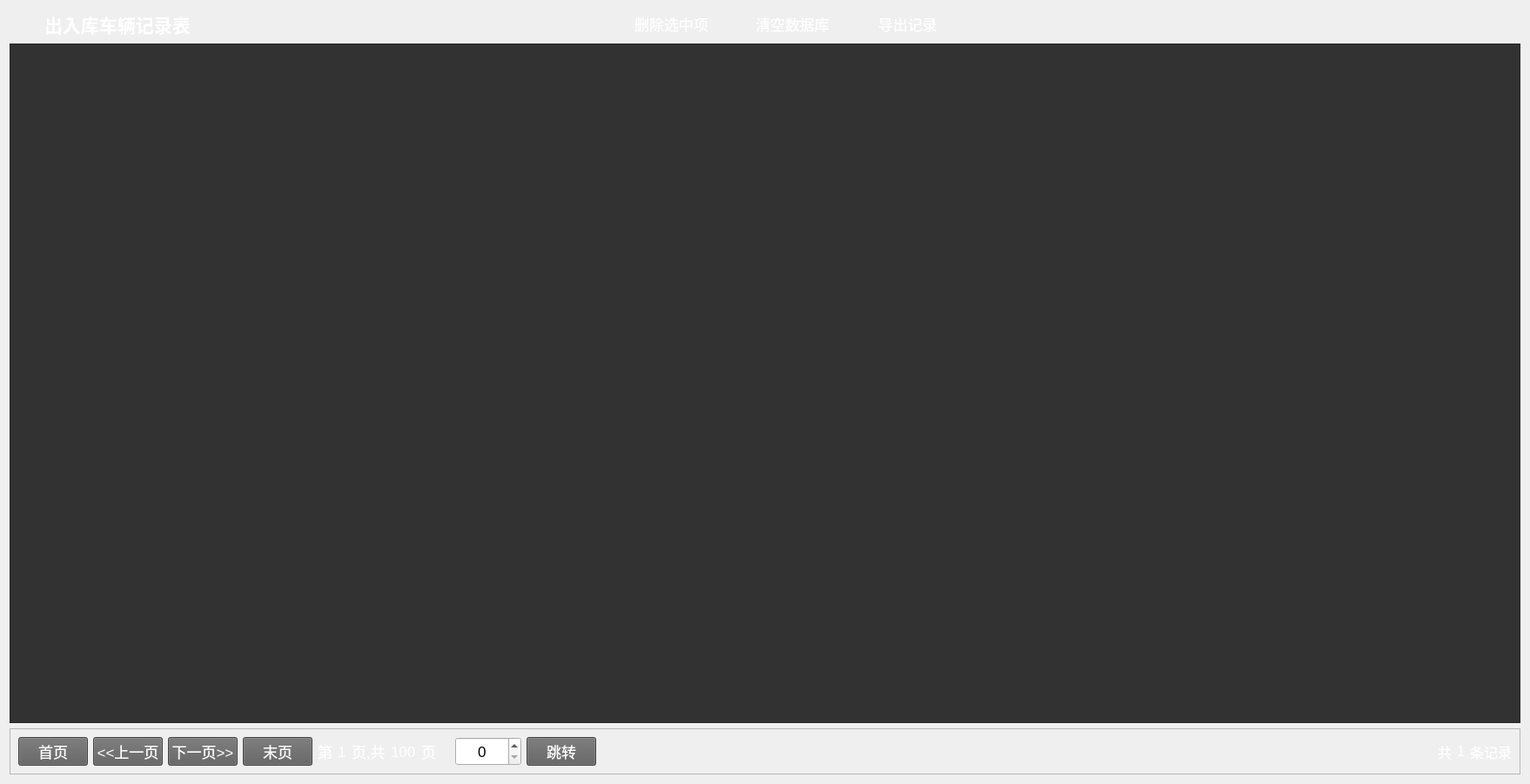
<?xml version="1.0" encoding="UTF-8"?>
<ui version="4.0">
 <class>ZRecord</class>
 <widget name="ZRecord" class="QWidget">
  <property name="geometry">
   <rect>
    <x>0</x>
    <y>0</y>
    <width>1758</width>
    <height>901</height>
   </rect>
  </property>
  <property name="windowTitle">
   <string>Form</string>
  </property>
  <property name="styleSheet">
   <string notr="true"/>
  </property>
  <layout class="QVBoxLayout" name="verticalLayout">
   <item>
    <layout class="QHBoxLayout" name="horizontalLayout_4">
     <item>
      <spacer name="horizontalSpacer_4">
       <property name="orientation">
        <enum>Qt::Horizontal</enum>
       </property>
       <property name="sizeType">
        <enum>QSizePolicy::Fixed</enum>
       </property>
       <property name="sizeHint" stdset="0">
        <size>
         <width>40</width>
         <height>20</height>
        </size>
       </property>
      </spacer>
     </item>
     <item>
      <widget class="QLabel" name="label">
       <property name="font">
        <font>
         <pointsize>16</pointsize>
         <weight>75</weight>
         <bold>true</bold>
        </font>
       </property>
       <property name="styleSheet">
        <string notr="true">color: rgb(255, 255, 255);</string>
       </property>
       <property name="text">
        <string>出入库车辆记录表</string>
       </property>
      </widget>
     </item>
     <item>
      <spacer name="horizontalSpacer_2">
       <property name="orientation">
        <enum>Qt::Horizontal</enum>
       </property>
       <property name="sizeType">
        <enum>QSizePolicy::Fixed</enum>
       </property>
       <property name="sizeHint" stdset="0">
        <size>
         <width>500</width>
         <height>20</height>
        </size>
       </property>
      </spacer>
     </item>
     <item>
      <widget class="QPushButton" name="btnDelete">
       <property name="font">
        <font>
         <pointsize>13</pointsize>
        </font>
       </property>
       <property name="toolTip">
        <string>删除</string>
       </property>
       <property name="styleSheet">
        <string notr="true">color: rgb(255, 255, 255);</string>
       </property>
       <property name="text">
        <string>删除选中项</string>
       </property>
       <property name="icon">
        <iconset resource="../pic.qrc">
         <normaloff>:/pic/delete.png</normaloff>:/pic/delete.png</iconset>
       </property>
       <property name="iconSize">
        <size>
         <width>40</width>
         <height>40</height>
        </size>
       </property>
       <property name="autoDefault">
        <bool>true</bool>
       </property>
       <property name="default">
        <bool>true</bool>
       </property>
       <property name="flat">
        <bool>true</bool>
       </property>
      </widget>
     </item>
     <item>
      <spacer name="horizontalSpacer_5">
       <property name="orientation">
        <enum>Qt::Horizontal</enum>
       </property>
       <property name="sizeType">
        <enum>QSizePolicy::Fixed</enum>
       </property>
       <property name="sizeHint" stdset="0">
        <size>
         <width>40</width>
         <height>20</height>
        </size>
       </property>
      </spacer>
     </item>
     <item>
      <widget class="QPushButton" name="btnClear">
       <property name="font">
        <font>
         <pointsize>13</pointsize>
        </font>
       </property>
       <property name="toolTip">
        <string>删除</string>
       </property>
       <property name="styleSheet">
        <string notr="true">color: rgb(255, 255, 255);</string>
       </property>
       <property name="text">
        <string>清空数据库</string>
       </property>
       <property name="icon">
        <iconset resource="../pic.qrc">
         <normaloff>:/pic/clear.png</normaloff>:/pic/clear.png</iconset>
       </property>
       <property name="iconSize">
        <size>
         <width>40</width>
         <height>40</height>
        </size>
       </property>
       <property name="autoDefault">
        <bool>true</bool>
       </property>
       <property name="default">
        <bool>true</bool>
       </property>
       <property name="flat">
        <bool>true</bool>
       </property>
      </widget>
     </item>
     <item>
      <spacer name="horizontalSpacer_6">
       <property name="orientation">
        <enum>Qt::Horizontal</enum>
       </property>
       <property name="sizeType">
        <enum>QSizePolicy::Fixed</enum>
       </property>
       <property name="sizeHint" stdset="0">
        <size>
         <width>40</width>
         <height>20</height>
        </size>
       </property>
      </spacer>
     </item>
     <item>
      <widget class="QPushButton" name="btnExport">
       <property name="font">
        <font>
         <pointsize>13</pointsize>
        </font>
       </property>
       <property name="toolTip">
        <string>删除</string>
       </property>
       <property name="styleSheet">
        <string notr="true">color: rgb(255, 255, 255);</string>
       </property>
       <property name="text">
        <string>导出记录</string>
       </property>
       <property name="icon">
        <iconset resource="../pic.qrc">
         <normaloff>:/pic/export.png</normaloff>:/pic/export.png</iconset>
       </property>
       <property name="iconSize">
        <size>
         <width>40</width>
         <height>40</height>
        </size>
       </property>
       <property name="autoDefault">
        <bool>true</bool>
       </property>
       <property name="default">
        <bool>true</bool>
       </property>
       <property name="flat">
        <bool>true</bool>
       </property>
      </widget>
     </item>
     <item>
      <spacer name="horizontalSpacer">
       <property name="orientation">
        <enum>Qt::Horizontal</enum>
       </property>
       <property name="sizeHint" stdset="0">
        <size>
         <width>40</width>
         <height>20</height>
        </size>
       </property>
      </spacer>
     </item>
    </layout>
   </item>
   <item>
    <widget class="QTableView" name="tableView">
     <property name="font">
      <font>
       <pointsize>13</pointsize>
      </font>
     </property>
     <property name="styleSheet">
      <string notr="true">background-color: rgb(50, 50, 50);</string>
     </property>
    </widget>
   </item>
   <item>
    <widget class="QFrame" name="frame">
     <property name="styleSheet">
      <string notr="true">QPushButton{
background-color: rgb(94, 94, 94);
color: rgb(255, 255, 255);
}
QLabel{
color: rgb(255, 255, 255);
}</string>
     </property>
     <property name="frameShape">
      <enum>QFrame::StyledPanel</enum>
     </property>
     <property name="frameShadow">
      <enum>QFrame::Raised</enum>
     </property>
     <layout class="QHBoxLayout" name="horizontalLayout_5">
      <item>
       <layout class="QHBoxLayout" name="horizontalLayout">
        <item>
         <layout class="QHBoxLayout" name="horizontalLayout_2">
          <item>
           <widget class="QPushButton" name="pbtnFirstPage">
            <property name="font">
             <font>
              <pointsize>13</pointsize>
             </font>
            </property>
            <property name="text">
             <string>首页</string>
            </property>
            <property name="autoDefault">
             <bool>false</bool>
            </property>
            <property name="default">
             <bool>false</bool>
            </property>
            <property name="flat">
             <bool>false</bool>
            </property>
           </widget>
          </item>
          <item>
           <widget class="QPushButton" name="pbtnPreviousPage">
            <property name="font">
             <font>
              <pointsize>13</pointsize>
             </font>
            </property>
            <property name="text">
             <string>&lt;&lt;上一页</string>
            </property>
            <property name="autoDefault">
             <bool>false</bool>
            </property>
            <property name="default">
             <bool>false</bool>
            </property>
            <property name="flat">
             <bool>false</bool>
            </property>
           </widget>
          </item>
          <item>
           <widget class="QPushButton" name="pbtnNextPage">
            <property name="font">
             <font>
              <pointsize>13</pointsize>
             </font>
            </property>
            <property name="text">
             <string>下一页&gt;&gt;</string>
            </property>
            <property name="autoDefault">
             <bool>false</bool>
            </property>
            <property name="default">
             <bool>false</bool>
            </property>
            <property name="flat">
             <bool>false</bool>
            </property>
           </widget>
          </item>
          <item>
           <widget class="QPushButton" name="pbtnLastPage">
            <property name="font">
             <font>
              <pointsize>13</pointsize>
             </font>
            </property>
            <property name="text">
             <string>末页</string>
            </property>
            <property name="autoDefault">
             <bool>false</bool>
            </property>
            <property name="default">
             <bool>false</bool>
            </property>
            <property name="flat">
             <bool>false</bool>
            </property>
           </widget>
          </item>
          <item>
           <widget class="QLabel" name="label_5">
            <property name="font">
             <font>
              <pointsize>13</pointsize>
             </font>
            </property>
            <property name="text">
             <string>第</string>
            </property>
            <property name="alignment">
             <set>Qt::AlignRight|Qt::AlignTrailing|Qt::AlignVCenter</set>
            </property>
           </widget>
          </item>
          <item>
           <widget class="QLabel" name="label_CurrentPage">
            <property name="font">
             <font>
              <pointsize>13</pointsize>
             </font>
            </property>
            <property name="text">
             <string>1</string>
            </property>
           </widget>
          </item>
          <item>
           <widget class="QLabel" name="label_8">
            <property name="font">
             <font>
              <pointsize>13</pointsize>
             </font>
            </property>
            <property name="text">
             <string>页,共</string>
            </property>
           </widget>
          </item>
          <item>
           <widget class="QLabel" name="label_allPage">
            <property name="font">
             <font>
              <pointsize>13</pointsize>
             </font>
            </property>
            <property name="text">
             <string>100</string>
            </property>
           </widget>
          </item>
          <item>
           <widget class="QLabel" name="label_11">
            <property name="font">
             <font>
              <pointsize>13</pointsize>
             </font>
            </property>
            <property name="text">
             <string>页</string>
            </property>
           </widget>
          </item>
          <item>
           <widget class="QLabel" name="label_10">
            <property name="font">
             <font>
              <pointsize>13</pointsize>
             </font>
            </property>
            <property name="text">
             <string/>
            </property>
           </widget>
          </item>
          <item>
           <widget class="QSpinBox" name="spinBox_goToPage">
            <property name="sizePolicy">
             <sizepolicy hsizetype="Minimum" vsizetype="Minimum">
              <horstretch>0</horstretch>
              <verstretch>0</verstretch>
             </sizepolicy>
            </property>
            <property name="minimumSize">
             <size>
              <width>60</width>
              <height>30</height>
             </size>
            </property>
            <property name="maximumSize">
             <size>
              <width>200</width>
              <height>16777215</height>
             </size>
            </property>
            <property name="font">
             <font>
              <pointsize>13</pointsize>
             </font>
            </property>
            <property name="alignment">
             <set>Qt::AlignCenter</set>
            </property>
            <property name="maximum">
             <number>99999</number>
            </property>
           </widget>
          </item>
          <item>
           <widget class="QPushButton" name="pbtnGoto">
            <property name="font">
             <font>
              <pointsize>13</pointsize>
             </font>
            </property>
            <property name="text">
             <string>跳转</string>
            </property>
            <property name="autoDefault">
             <bool>false</bool>
            </property>
            <property name="default">
             <bool>false</bool>
            </property>
            <property name="flat">
             <bool>false</bool>
            </property>
           </widget>
          </item>
         </layout>
        </item>
        <item>
         <widget class="QLabel" name="label_warning">
          <property name="font">
           <font>
            <pointsize>13</pointsize>
           </font>
          </property>
          <property name="styleSheet">
           <string notr="true">color: rgb(255, 0, 0);</string>
          </property>
          <property name="text">
           <string>       </string>
          </property>
         </widget>
        </item>
        <item>
         <spacer name="horizontalSpacer_3">
          <property name="orientation">
           <enum>Qt::Horizontal</enum>
          </property>
          <property name="sizeHint" stdset="0">
           <size>
            <width>40</width>
            <height>20</height>
           </size>
          </property>
         </spacer>
        </item>
        <item>
         <layout class="QHBoxLayout" name="horizontalLayout_3">
          <item>
           <widget class="QLabel" name="label_4">
            <property name="font">
             <font>
              <pointsize>12</pointsize>
             </font>
            </property>
            <property name="text">
             <string>共</string>
            </property>
           </widget>
          </item>
          <item>
           <widget class="QLabel" name="label_allNum">
            <property name="font">
             <font>
              <pointsize>12</pointsize>
             </font>
            </property>
            <property name="text">
             <string>1</string>
            </property>
           </widget>
          </item>
          <item>
           <widget class="QLabel" name="label_6">
            <property name="font">
             <font>
              <pointsize>12</pointsize>
             </font>
            </property>
            <property name="text">
             <string>条记录</string>
            </property>
           </widget>
          </item>
         </layout>
        </item>
       </layout>
      </item>
     </layout>
    </widget>
   </item>
  </layout>
 </widget>
 <resources>
  <include location="../pic.qrc"/>
 </resources>
 <connections/>
</ui>
